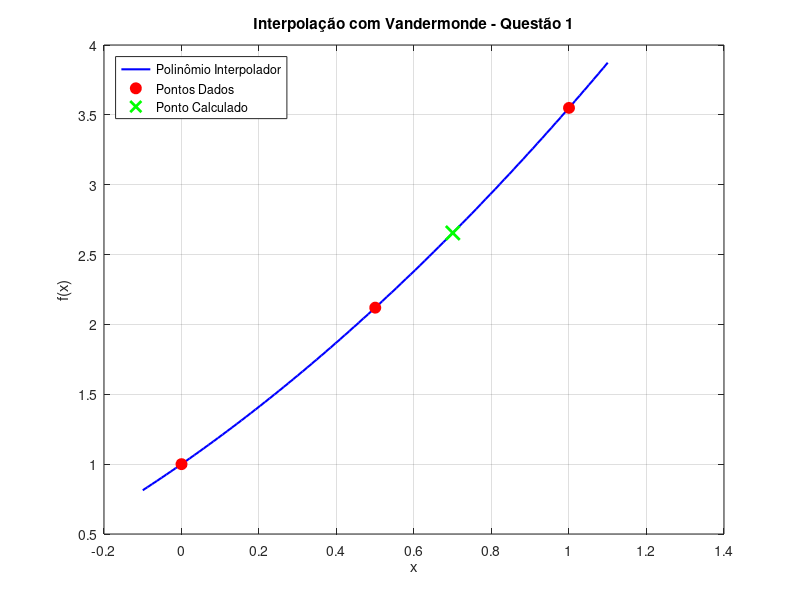
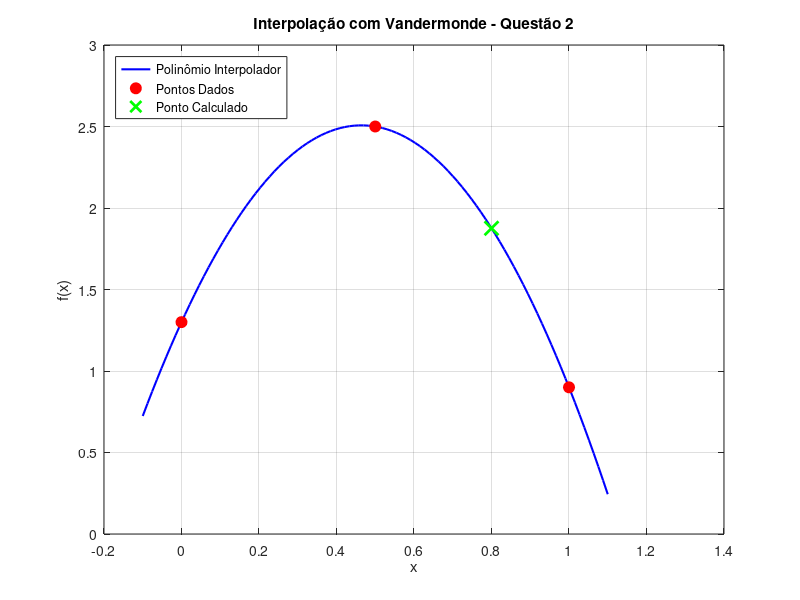

These charts were generated, in order, by the following MATLAB code:
function lista11Questao3Vandermonde()
    % Dados da Questão 1
    x1 = [0, 0.5, 1.0];
    fx1 = [1.0, 2.12, 3.55];

    % Dados da Questão 2
    x2 = [0, 0.5, 1.0];
    fx2 = [1.3, 2.5, 0.9];

    % Resolver com matriz de Vandermonde para cada conjunto de dados
    fprintf('--- Questão 1 ---\n');
    coef1 = vandermonde_interpolacao(x1, fx1, true); % Mostrar detalhes
    fprintf('\n--- Questão 2 ---\n');
    coef2 = vandermonde_interpolacao(x2, fx2, true); % Mostrar detalhes

    % Mostrar coeficientes encontrados
    fprintf('\nCoeficientes do polinômio da Questão 1 (ordem decrescente):\n');
    disp(coef1');
    fprintf('Coeficientes do polinômio da Questão 2 (ordem decrescente):\n');
    disp(coef2');

    % Calcular valores em pontos adicionais para cada questão
    ponto1 = 0.7; % Ponto para Questão 1
    ponto2 = 0.8; % Ponto para Questão 2
    fprintf('\n--- Cálculo do polinômio em pontos adicionais ---\n');
    valor1 = calcular_polinomio(coef1, ponto1, true); % Mostrar detalhes
    valor2 = calcular_polinomio(coef2, ponto2, true); % Mostrar detalhes
    fprintf('\nf(0.7) para Questão 1: %.4f\n', valor1);
    fprintf('f(0.8) para Questão 2: %.4f\n', valor2);

    % Plotar os polinômios com os pontos calculados
    plot_vandermonde(x1, fx1, coef1, 'Interpolação com Vandermonde - Questão 1', ponto1, valor1);
    plot_vandermonde(x2, fx2, coef2, 'Interpolação com Vandermonde - Questão 2', ponto2, valor2);
end

function coef = vandermonde_interpolacao(x, fx, mostrar_detalhes)
    % Construção manual da matriz de Vandermonde
    n = length(x);
    V = zeros(n, n);
    if mostrar_detalhes
        fprintf('\nConstruindo a matriz de Vandermonde passo a passo:\n');
    end
    for i = 1:n
        for j = 1:n
            V(i, j) = x(i)^(n-j); % Preenchendo a matriz manualmente
            if mostrar_detalhes
                fprintf('V(%d,%d) = %.4f\n', i, j, V(i, j));
            end
        end
    end
    if mostrar_detalhes
        fprintf('\nMatriz de Vandermonde V completa:\n');
        disp(V);
    end

    % Resolver o sistema linear
    fprintf('Sistema linear (equações):\n');
    for i = 1:n
        fprintf('%.4f * a1 + %.4f * a2 + %.4f * a3 = %.4f\n', V(i, 1), V(i, 2), V(i, 3), fx(i));
    end

    coef = linsolve(V, fx'); % Resolução do sistema linear
    if mostrar_detalhes
        fprintf('\nSolução do sistema (coeficientes do polinômio):\n');
        for i = 1:n
            fprintf('coef_%d = %.4f\n', i, coef(i));
        end
    end
end

function valor = calcular_polinomio(coef, x, mostrar_detalhes)
    % Calcula o valor do polinômio em x usando os coeficientes fornecidos
    n = length(coef);
    valor = 0;
    if mostrar_detalhes
        fprintf('\nCálculo detalhado do polinômio em x = %.2f:\n', x);
    end
    for i = 1:n
        termo = coef(i) * x^(n-i);
        valor = valor + termo;
        if mostrar_detalhes
            fprintf('Termo: coeficiente %.4f * x^%d = %.4f\n', coef(i), n-i, termo);
        end
    end
    if mostrar_detalhes
        fprintf('Valor final do polinômio: %.4f\n', valor);
    end
end

function plot_vandermonde(x, fx, coef, plot_title, ponto, valor)
    % Definir intervalo de plotagem
    x_plot = linspace(min(x) - 0.1, max(x) + 0.1, 100);
    y_plot = arrayfun(@(xi) calcular_polinomio(coef, xi, false), x_plot);

    % Gerar o gráfico
    figure;
    plot(x_plot, y_plot, '-b', 'LineWidth', 1.5); hold on;
    plot(x, fx, 'ro', 'MarkerSize', 8, 'MarkerFaceColor', 'r'); % Pontos dados
    plot(ponto, valor, 'gx', 'MarkerSize', 10, 'LineWidth', 2); % Ponto calculado
    title(plot_title);
    xlabel('x');
    ylabel('f(x)');
    legend({'Polinômio Interpolador', 'Pontos Dados', 'Ponto Calculado'}, 'Location', 'northwest');
    grid on;
end

